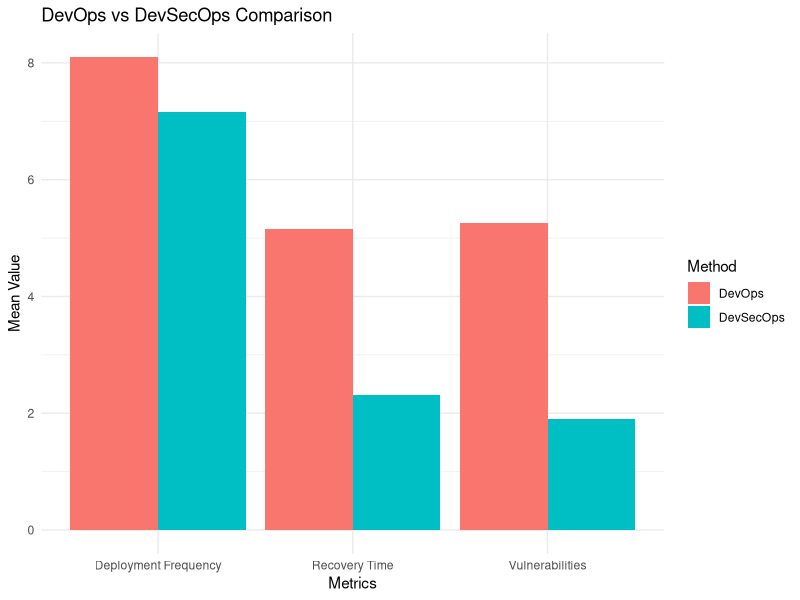

Source code (R):
library(ggplot2)
library(dplyr)
# Set random seed
set.seed(42)
n <- 30
devops <- data.frame(
  deployment_frequency = rnorm(n, mean = 8, sd = 1.5),
  vulnerabilities = rpois(n, lambda = 6),
  recovery_time = rnorm(n, mean = 5, sd = 1)
)
devsecops <- data.frame(
  deployment_frequency = rnorm(n, mean = 7, sd = 1.2),
  vulnerabilities = rpois(n, lambda = 2),
  recovery_time = rnorm(n, mean = 2.5, sd = 0.7)
)

summary <- data.frame(
  Metric = c("Deployment Frequency",
             "Vulnerabilities",
             "Recovery Time"),
  DevOps = c(
    mean(devops$deployment_frequency),
    mean(devops$vulnerabilities),
    mean(devops$recovery_time)
  ),
  DevSecOps = c(
    mean(devsecops$deployment_frequency),
    mean(devsecops$vulnerabilities),
    mean(devsecops$recovery_time)
  )
)
print(summary)
plot_data <- data.frame(
  Metric = rep(summary$Metric,2),
  Value = c(summary$DevOps,summary$DevSecOps),
  Method = c(rep("DevOps",3),rep("DevSecOps",3))
)
ggplot(plot_data,
       aes(x=Metric,y=Value,fill=Method))+
  geom_bar(stat="identity",position="dodge")+
  labs(title="DevOps vs DevSecOps Comparison",
       x="Metrics",
       y="Mean Value")+
  theme_minimal()
cat("\nCharts generated successfully.\n")
